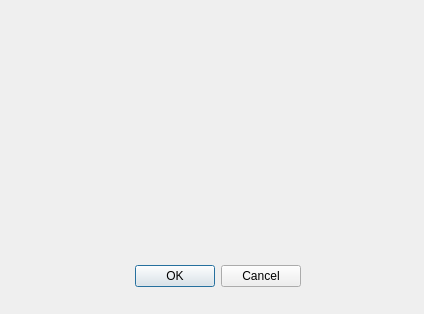
<?xml version="1.0" encoding="UTF-8"?>
<ui version="4.0">
 <class>Dialog</class>
 <widget class="QDialog" name="Dialog">
  <property name="geometry">
   <rect>
    <x>0</x>
    <y>0</y>
    <width>424</width>
    <height>314</height>
   </rect>
  </property>
  <property name="windowTitle">
   <string>Dialog</string>
  </property>
  <widget class="QDialogButtonBox" name="buttonBox">
   <property name="geometry">
    <rect>
     <x>-70</x>
     <y>260</y>
     <width>371</width>
     <height>32</height>
    </rect>
   </property>
   <property name="toolTip">
    <string>&lt;html&gt;&lt;head/&gt;&lt;body&gt;&lt;p&gt;Exit	&lt;/p&gt;&lt;/body&gt;&lt;/html&gt;</string>
   </property>
   <property name="orientation">
    <enum>Qt::Horizontal</enum>
   </property>
   <property name="standardButtons">
    <set>QDialogButtonBox::Cancel|QDialogButtonBox::Ok</set>
   </property>
  </widget>
 </widget>
 <resources/>
 <connections>
  <connection>
   <sender>buttonBox</sender>
   <signal>accepted()</signal>
   <receiver>Dialog</receiver>
   <slot>accept()</slot>
   <hints>
    <hint type="sourcelabel">
     <x>248</x>
     <y>254</y>
    </hint>
    <hint type="destinationlabel">
     <x>157</x>
     <y>274</y>
    </hint>
   </hints>
  </connection>
  <connection>
   <sender>buttonBox</sender>
   <signal>rejected()</signal>
   <receiver>Dialog</receiver>
   <slot>reject()</slot>
   <hints>
    <hint type="sourcelabel">
     <x>186</x>
     <y>260</y>
    </hint>
    <hint type="destinationlabel">
     <x>286</x>
     <y>274</y>
    </hint>
   </hints>
  </connection>
 </connections>
</ui>
